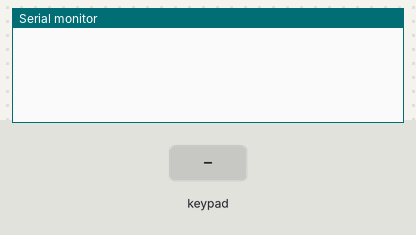
This sketch was run on a simulated Arduino Uno, built with avr-gcc and run on an emulated ATmega328P. Shown: the last lines printed to the serial monitor. The test bench sets the inputs (shaded band).

Above: at 1.2 s.
1.3 s: key '1' pressed
At 2.2 s:
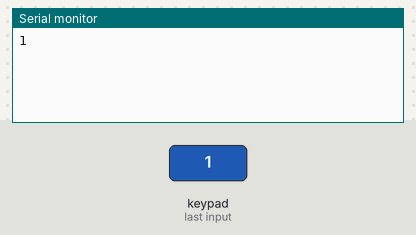
2.8 s: keypad keys 1 3 1 2 1 1 pressed 0.4 s apart
At 6.1 s:
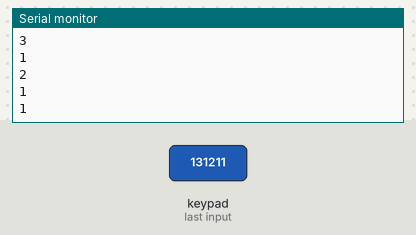
6.7 s: key '4' pressed
At 7.7 s:
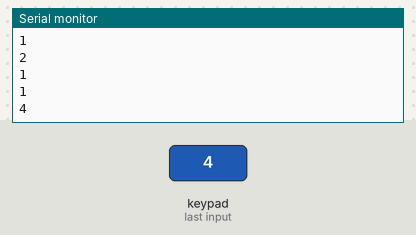
8.2 s: keypad keys 1 3 9 7 pressed 0.4 s apart
At 10.8 s:
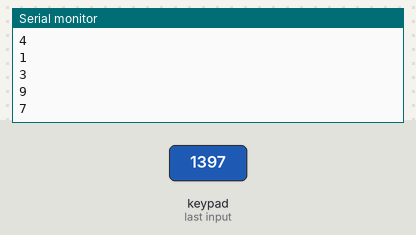
Timing chart, 0 to 12.3 s (numbered marks = the images above; inputs shaded):
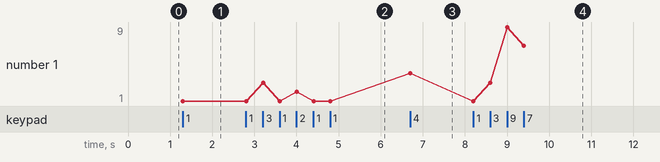

The sketch:

KeypadExampleUNO.ino
```cpp
#include <Key.h>
#include <Keypad.h>

const byte rowsCount = 3;
const byte columsCount = 3;

char keys[rowsCount][columsCount] = {
   { '1','2','3' },
   { '4','5','6' },
   { '7','8','9' },

};

const byte rowPins[rowsCount] = {10, 9,8 };
const byte columnPins[columsCount] = { 13, 12, 11 };

Keypad keypad = Keypad(makeKeymap(keys), rowPins, columnPins, rowsCount, columsCount);

void setup() {
   Serial.begin(9600);
}

void loop() {
   char key = keypad.getKey();

   if (key) {
      Serial.println(key);
   }
}
```

Measured:
- after the input at 1.3 s, the serial monitor: prints a new line at once (image 1)
- after the input at 2.8 s, the serial monitor: prints a new line after 0.41 s (image 2)
- after the input at 6.7 s, the serial monitor: prints a new line at once (image 3)
- after the input at 8.2 s, the serial monitor: prints a new line at once (image 4)
- plotted number 1: 1 → 4 after the input at 6.7 s, 4 → 7 after the input at 8.2 s
